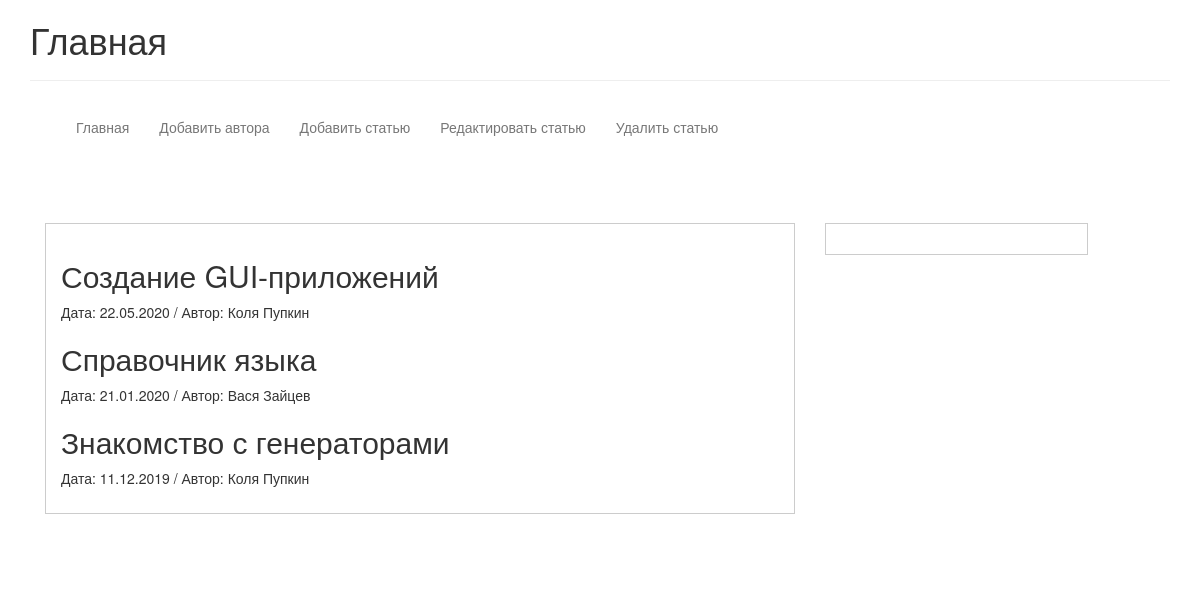
The page / on the database its author committed.
### tables this page shows
CREATE TABLE `xxx_article` (
  `id` int(10) UNSIGNED NOT NULL,
  `url` varchar(255) NOT NULL,
  `title` varchar(255) NOT NULL,
  `text` text NOT NULL,
  `date` date DEFAULT NULL,
  `active` enum('1','2') NOT NULL DEFAULT '1'
);

CREATE TABLE `xxx_author` (
  `id` int(10) UNSIGNED NOT NULL,
  `fname` varchar(150) NOT NULL,
  `sname` varchar(150) NOT NULL,
  `email` varchar(255) NOT NULL
);

### app/autoload.php (called while the page is built, shortened)
<?php
spl_autoload_register(function($class)
{
    $path = ROOT . str_replace('\\', '/', $class) . EXP;
});

### app/core/Router.php (called while the page is built, shortened)
<?php
class Router
{
    private static $action = 'index';
    public static function run()
    {
        $url = rtrim($_SERVER['QUERY_STRING'], '/');
        $controller = new $className();
        $method = ACTION . self::upperString(self::$action);
        if (!method_exists($controller, $method)) {
            http_response_code('404');
            require_once SITE . '404' . EXP;
        } else {
            return $controller->$method();
        }
    }
    private static function upperString($name)
    {
        return str_replace(' ', '', ucwords(str_replace('-', ' ', $name)));
    }
}

### app/core/Database.php (called while the page is built, shortened)
<?php
class Database
{
    private $dbh;
    private static $instance = null;
    public static function instance()
    {
        if (null === self::$instance) { self::$instance = new self(); }
        return self::$instance;
    }
    private function __construct()
    {
        try {
            $this->dbh = new \PDO(DSN['dsn'], DSN['username'], DSN['password'],
            [
                \PDO::ATTR_ERRMODE => \PDO::ERRMODE_EXCEPTION,
                \PDO::ATTR_DEFAULT_FETCH_MODE => \PDO::FETCH_ASSOC,
                \PDO::MYSQL_ATTR_INIT_COMMAND => "SET NAMES 'utf8'"
            ]);
        } catch (\PDOException $e) {
            $msg = 'Ошибка подключения к бд';
            ErrorHandler::logError(LOGS . 'dbfile.txt', $msg, $e);
            throw new \PDOException("Нет соединения с БД", 500);
        }
    }
    public function queryAll($sql, array $params = [])
    {
        $sth = $this->dbh->prepare($sql);
        $res = $sth->execute($params);
        if (false !== $res) {
            return $sth->fetchAll(
                \PDO::FETCH_ASSOC
            );
        }
        return false;
    }
}

### app/core/Model.php (called while the page is built, shortened)
<?php
abstract class Model
{
    public static function findArticle()
    {
        $sql = 'SELECT *, DATE_FORMAT(date, \'%d.%m.%Y\') as new_date FROM xxx_article a
                LEFT JOIN xxx_relation r
                ON a.id = r.article_id
                LEFT JOIN xxx_author
                ON xxx_author.id = r.author_id';
        try {
            $dbh = Database::instance();
            return $dbh->queryAll(
                $sql
            );
        } catch (\PDOException $e) {
            $msg = 'Ошибка запроса findArticle';
            ErrorHandler::logError(LOGS . 'sqlfile.txt', $msg, $e);
        }
    }
}

### app/controllers/Main.php (called while the page is built, shortened)
<?php
class Main extends Controller
{
    public function actionIndex()
    {
        $articles = Article::findArticle();
        return $this->view->render('main',
            [
                'title' => 'Главная',
                'footer' => '© 2020 web-разработка',
                'articles' => $articles,
            ]);
    }
}

### app/core/Controller.php (called while the page is built, shortened)
<?php
abstract class Controller
{
    protected $default = LAYOUTS . 'define';
    public function __construct()
    {
        $this->view = new View($this->default);
    }
}

### app/core/View.php (called while the page is built, shortened)
<?php
class View
{
    private $default;
    public function __construct($default)
    {
        $this->default = (string) $default;
    }
    public function render($template, array $data = [])
    {
        $default = $this->getTemplate($this->default);
        include $default;
        $content = ob_get_contents();
        return $content;
    }
    private function getTemplate($default)
    {
        $file = $default. EXP;
        if (!file_exists($file)) {
            return LAYOUTS . 'default' . EXP;
        } else {
            return $file;
        }
    }
}

### views/site/main.php (the view)
<?php if (!empty($articles)): ?>
<?php foreach ($articles as $article): ?>
<div>
    <h2><?php echo $article['title']; ?></h2>
    <p>Дата: <?php echo $article['new_date']; ?>
        / Автор: <?php echo $article['fname'] . ' '. $article['sname']; ?></p>
</div>
<?php endforeach; ?>
<?php endif; ?>

### index.php (shortened to what this page needs)
<?php
require_once __DIR__ . '/app/autoload.php';
echo \app\core\Router::run();

### views/layouts/default.php (shortened to what this page needs)
<!doctype html>
<html lang="ru">
<head>
    <link rel="stylesheet" href="../../public/css/bootstrap.css">
    <link rel="stylesheet" href="../../public/css/style.css">
</head>
<body>
<div class="container">
    <div class="row">
        <div class="col-md-12">
            <header>
                <h1><?php echo $title;?></h1>
                <hr>
                <?php require_once INC . 'navbar' . EXP; ?>
            </header>
        </div>
    </div>
    <div class="container">
        <div class="row">
            <div class="col-md-8">
                <div class="content">
                    <?php require_once SITE . $template . EXP; ?>
                </div>
            </div>
            <div class="col-md-3">
                <div class="content"></div>
            </div>
        </div>
    </div>
</div>
</body>
</html>

### views/inc/navbar.php (shortened to what this page needs)
<nav class="navbar navbar-default font-light">
    <div class="container-fluid">
        <div class="collapse navbar-collapse" id="bs-example-navbar-collapse-1">
            <ul class="nav navbar-nav navbar-left">
                    <li><a href="/">Главная</a></li>
                    <li><a href="/add-author">Добавить автора</a></li>
                    <li><a href="/add-article">Добавить статью</a></li>
                    <li><a href="/edit">Редактировать статью</a></li>
                    <li><a href="/delete">Удалить статью</a></li>
            </ul>
        </div>
    </div>
</nav>

### public/css/style.css (style rules this page uses)
.content { border:1px solid #ccc;padding:15px;margin:50px 0; }

### rows shown on the page
xxx_article: title "Создание GUI-приложений", new_date "22.05.2020", xxx_author.fname "Коля", xxx_author.sname "Пупкин"
xxx_article: title "Справочник языка", new_date "21.01.2020", xxx_author.fname "Вася", xxx_author.sname "Зайцев"
xxx_article: title "Знакомство с генераторами", new_date "11.12.2019", xxx_author.fname "Коля", xxx_author.sname "Пупкин"

### other values the page prints
$title "Главная"
